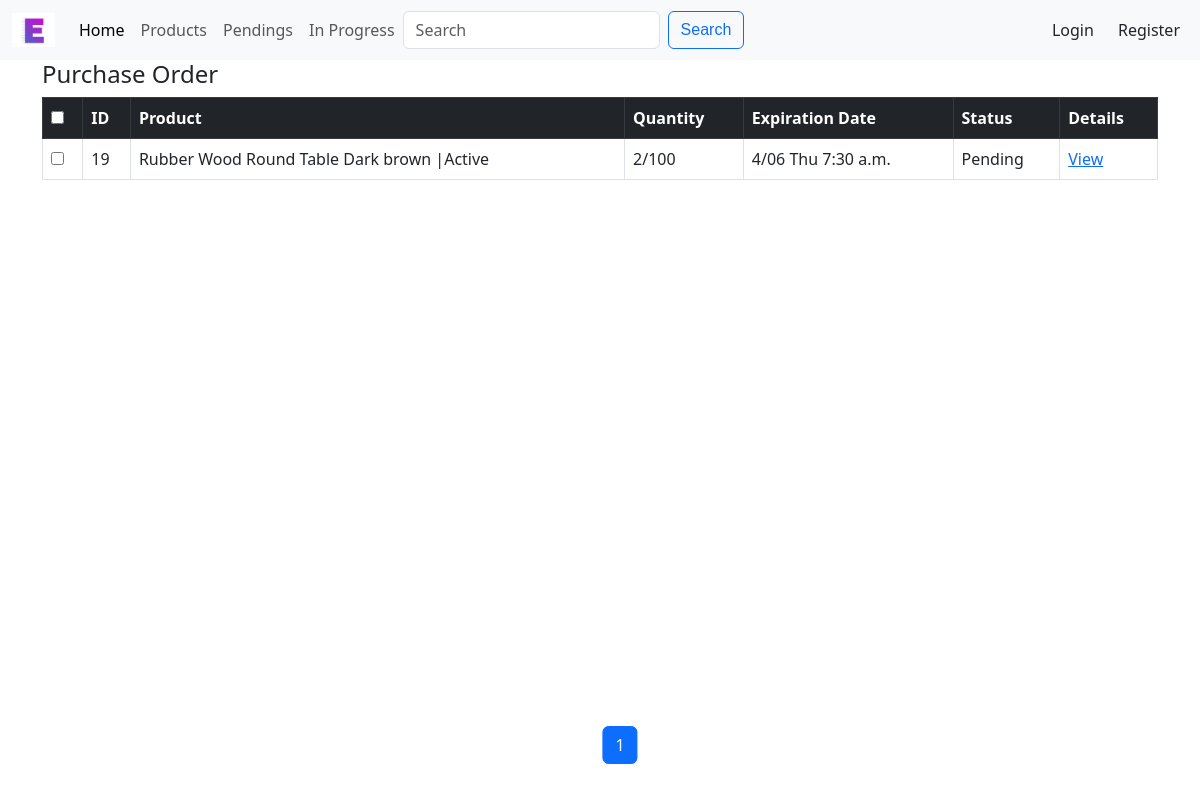
The page /manage_orders on the database as committed earlier.
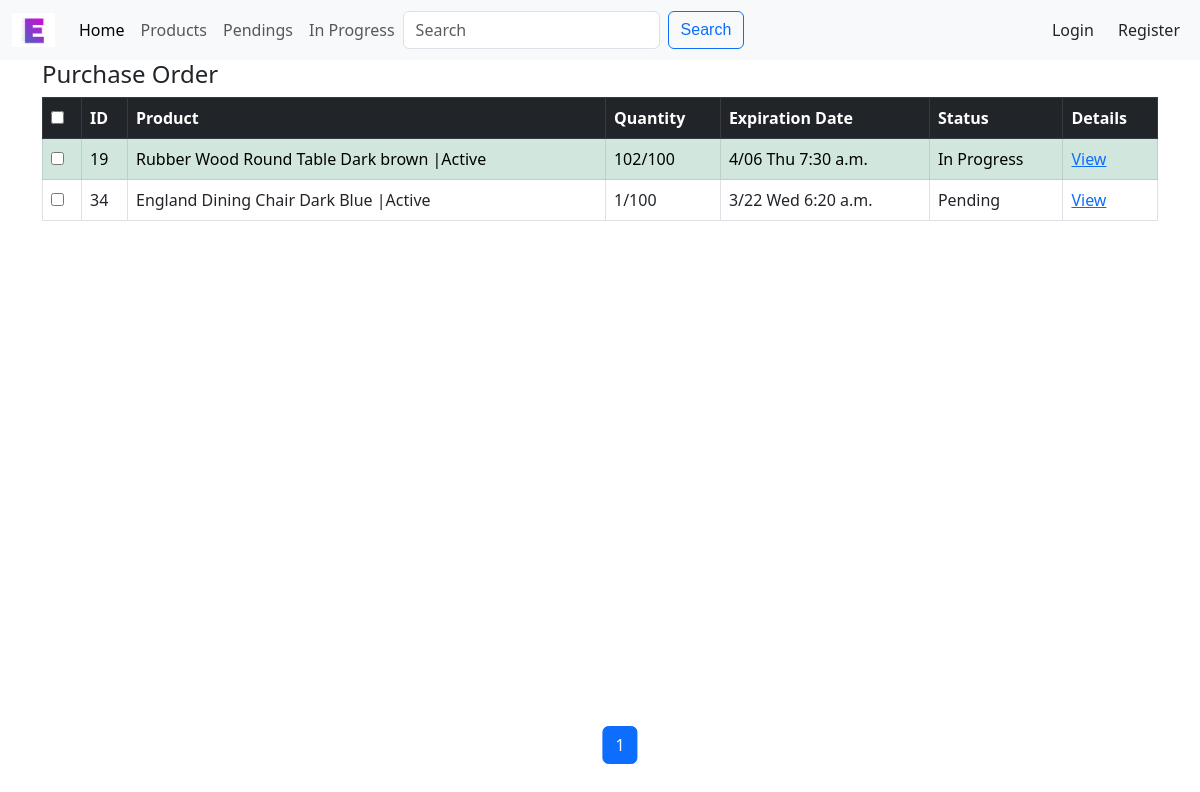
The same page on the database as committed later.
### esb/models.py (models this page shows, shortened)
class PurchaseOrder(models.Model):
    product = models.ForeignKey(
        Product, on_delete=models.CASCADE, related_name="order_product"
    )
    date_time = models.DateTimeField(null=True)
    target_quantity = models.IntegerField()
    @property
    def is_expired(self):
        return timezone.now() >= self.date_time
    @property
    def total_quantity(self):
        return sum([purchase.quantity for purchase in self.customer_purchases.all()])
    @property
    def reach_target(self):
        total_quantity = sum(
            [purchase.quantity for purchase in self.customer_purchases.all()]
        )
        return total_quantity >= self.target_quantity

class Product(models.Model):
    title = models.CharField(max_length=100)
    description = models.TextField(max_length=1000)
    category = models.ForeignKey(
        Category,
        on_delete=models.SET_NULL,
        blank=True,
        null=True,
        related_name="categories",
    )
    price = models.DecimalField(max_digits=10, decimal_places=2)
    active = models.BooleanField(default=False)
    img = models.ImageField(upload_to="esb/static/esb/image")
    def __str__(self):
        if self.active:
            return f"{self.title} |Active"
        else:
            return self.title
    class Meta:
        ordering = ["-active", "id"]

class CustomerPurchase(models.Model):
    customer = models.ForeignKey(
        Customer, on_delete=models.CASCADE, related_name="customer_purchases"
    )
    purchase = models.ForeignKey(
        PurchaseOrder, on_delete=models.CASCADE, related_name="customer_purchases"
    )
    quantity = models.IntegerField()

### esb/views.py (the view)
# urls.py: path("manage_orders", views.manage_orders, name="manage_orders"),
def manage_orders(request):
    if request.method == 'GET':
        p_orders = PurchaseOrder.objects.all().order_by('-date_time')
        paginator = Paginator(p_orders, 10)
        page_number = request.GET.get("page")
        page_obj = paginator.get_page(page_number)
        prev_prev_page_number = page_obj.number - 2
        if page_obj.number + 2 in page_obj.paginator.page_range:
            next_next_page_number = page_obj.number + 2
        else:
            next_next_page_number = None
        return render(request, "esb/manage_orders.html", {
            "page_obj": page_obj,
            "next_next_page_number": next_next_page_number,
            "prev_prev_page_number": prev_prev_page_number
        })

### esb/templates/esb/manage_orders.html (shortened to what this page needs)
{% extends 'esb/manage_layout.html' %}
{% block top %}
    <h4>Purchase Order</h4>
{% endblock %}
{% block thead %}
    <th><input type="checkbox" id="checkall" /></th>
    <th>ID</th>
    <th>Product</th>
    <th>Quantity</th>
    <th>Expiration Date</th>
    <th>Status</th>
    <th>Details</th>
{% endblock %}
{% block tbody %}
    {% for p_order in page_obj %}
        {% if p_order.reach_target %}
        <tr class="table-success">
        {% else %}
            {% if p_order.is_expired %}
            <tr class="table-danger">
            {% else %}
            <tr>
            {% endif %}
        {% endif %}
            <td><input type="checkbox" class="checkthis" /></td>
            <td>{{ p_order.id}}</td>
            <td>{{ p_order.product}}</td>
            <td>{{ p_order.total_quantity}}/{{ p_order.target_quantity}}</td>
            <td>{{ p_order.date_time |date:'n/d D g:i a' }}</td>
            <td>
                {% if p_order.reach_target %}
                    In Progress
                {% else %}
                    {% if p_order.is_expired %}
                        Expired
                    {% else %}
                        Pending
                    {% endif %}
                {% endif %} </td>
            <td><a href="{% url 'order_details' p_order.id %}">View</a></td>
        </tr>
    {% endfor %}
    {% block pagination %}
        {% include 'esb/pagination.html' %}
    {% endblock %}
{% endblock %}

Rows that differ between the two databases and show on the page:
computed for PurchaseOrder "4/06 Thu 7:30 a.m.": total_quantity "2" → "102"; text "Pending" → "In Progress"
added PurchaseOrder: id "34", product "England Dining Chair Dark Blue |Active", total_quantity "1", target_quantity "100", date_time "3/22 Wed 6:20 a.m.", shows "Pending"
